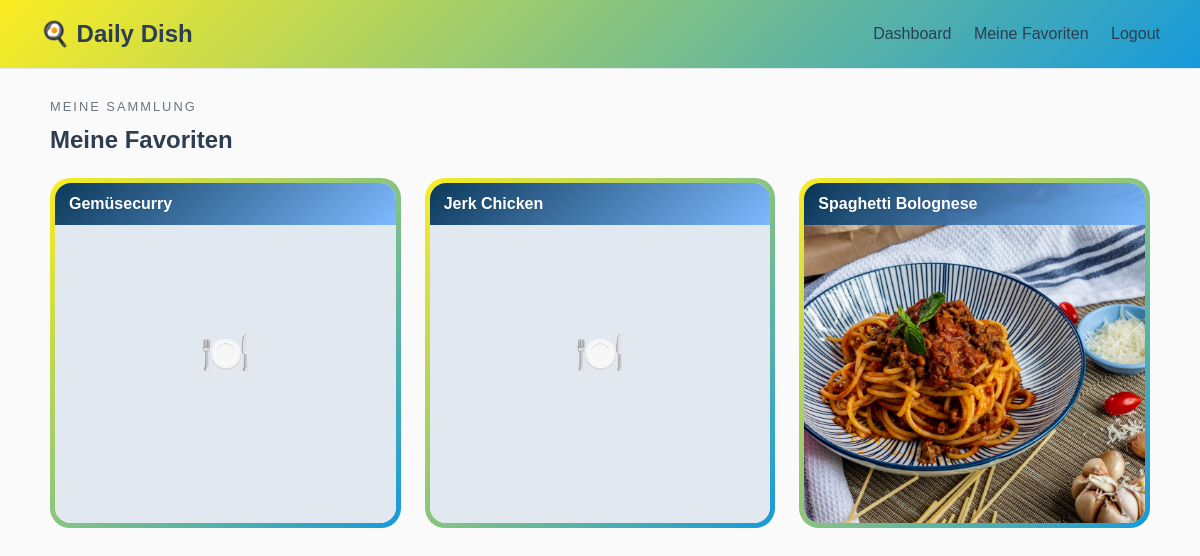
The app's page /favourites (signed in) with its own data.
### models/recipe.py (models this page shows)
class Recipe(Base):
    __tablename__ = "recipes"
    id = Column(Integer, primary_key=True, index=True)
    title = Column(String, nullable=False)
    description = Column(String)
    ingredients = Column(String, nullable=False)
    instructions = Column(String)
    tags = relationship("Tag", secondary="recipe_tags", back_populates="recipes")

### main.py (the view)
@app.get("/favourites")
def favourites_page(request: Request, db: Session = Depends(get_db)):
    user_id = request.cookies.get("user_id")
    if not user_id:
        return RedirectResponse(url="/login", status_code=303)
    try:
        user_id_value = int(user_id)
    except ValueError:
        return RedirectResponse(url="/login", status_code=303)
    user = (
        db.query(User)
        .options(
            selectinload(User.favourite_recipes).selectinload(Recipe.tags)
        )
        .filter(User.id == user_id_value)
        .first()
    )
    if not user:
        return RedirectResponse(url="/login", status_code=303)
    request.state.user = user
    return templates.TemplateResponse(
        request,
        "favourites.html",
        {"request": request, "favourites": user.favourite_recipes},
    )

### templates/favourites.html (shortened to what this page needs)
{% extends "base.html" %}
{% block content %}
<section id="favourites-page" {% if user %}data-user-id="{{ user.id }}"{% endif %}>
    <div class="eyebrow">Meine Sammlung</div>
    <h2 style="margin: 4px 0 24px;">Meine Favoriten</h2>
    {% if favourites %}
    <div class="favourites-grid">
        {% for recipe in favourites %}
        <div class="fav-card-outer"
             id="fav-card-{{ recipe.id }}"
             data-recipe-id="{{ recipe.id }}"
             data-title="{{ recipe.title | e }}"
             data-description="{{ recipe.description | e }}"
             data-ingredients="{{ recipe.ingredients | e }}"
             data-instructions="{{ recipe.instructions | e }}"
             data-tags="{{ recipe.tags | map(attribute='name') | join(',') | e }}">
            <div class="fav-card-inner">
                <div class="flip-card-scene">
                    <div class="flip-card-flipper">
                        <div class="flip-card-front">
                            <div class="fav-card-image">
                                <img src="/static/images/recipes/{{ recipe.id }}.jpg"
                                     onload="this.classList.add('image-loaded')"
                                     onerror="this.classList.add('image-failed')"
                                     alt="{{ recipe.title | e }}">
                                <span class="fav-card-placeholder-icon">&#x1F37D;&#xFE0F;</span>
                                <h3 class="fav-card-title-overlay">{{ recipe.title }}</h3>
                            </div>
                        </div>
                        <div class="flip-card-back">
                            <p>{{ recipe.description }}</p>
                            {% if recipe.tags %}
                            <div>
                                <div class="tag-pill-list">
                                    {% for tag in recipe.tags %}
                                    <span class="tag-pill">{{ tag.name }}</span>
                                    {% endfor %}
                                </div>
                            </div>
                            {% endif %}
                            <div class="flip-card-back-actions">
                                <button class="remove-favourite-button" type="button"
                                        data-recipe-id="{{ recipe.id }}"
                                        onclick="removeFavourite(this)">
                                </button>
                                <button class="fav-card-show-btn" type="button"
                                        onclick="openRecipeModal(this.closest('.fav-card-outer'))">
                                </button>
                            </div>
                        </div>
                    </div>
                </div>
            </div>
        </div>
        {% endfor %}
    </div>
    {% endif %}
</section>
{% endblock %}

### static/css/style.css (style rules this page uses)
body { margin: 0; font-family: Arial, sans-serif; background: #fafafa; color: #2c3e50; }
button { font: inherit; }
.eyebrow { text-transform: uppercase; letter-spacing: 0.16em; color: #6c757d; font-size: 0.8rem; margin-bottom: 12px; }
.favourites-grid { display: grid; grid-template-columns: repeat(auto-fill, minmax(300px, 1fr)); gap: 24px; margin-top: 24px; }
.fav-card-outer { background: linear-gradient(135deg, #fbed22 0%, #169adc 100%); border-radius: 20px; padding: 5px; cursor: pointer; transition: transform 0.2s ease; }
.fav-card-inner { background: #ffffff; border-radius: 16px; height: 340px; overflow: hidden; }
.flip-card-scene { perspective: 1200px; width: 100%; height: 100%; }
.flip-card-flipper { position: relative; width: 100%; height: 100%; transform-style: preserve-3d; transition: transform 0.55s ease; }
.flip-card-front, .flip-card-back { position: absolute; inset: 0; backface-visibility: hidden; -webkit-backface-visibility: hidden; overflow: hidden; display: flex; flex-direction: column; }
.flip-card-front { padding: 0; gap: 0; }
.fav-card-image { position: relative; width: 100%; height: 100%; overflow: hidden; background: #e2e8f0; display: flex; align-items: center; justify-content: center; color: #94a3b8; font-size: 2.5rem; }
.fav-card-image img { position: absolute; inset: 0; width: 100%; height: 100%; object-fit: cover; display: block; }
.fav-card-image img.image-failed ~ .fav-card-placeholder-icon { display: flex; align-items: center; justify-content: center; }
.fav-card-placeholder-icon { position: absolute; inset: 0; display: flex; align-items: center; justify-content: center; background: #e2e8f0; }
.fav-card-title-overlay { position: absolute; top: 0; left: 0; right: 0; padding: 12px 14px; margin: 0; font-size: 1rem; font-weight: 600; background: linear-gradient(135deg, rgba(0, 48, 82, 0.95) 0%, rgba(121, 183, 255, 0.95) 100%); color: #ffffff; white-space: nowrap; overflow: hidden; text-overflow: ellipsis; text-shadow: 0 1px 2px rgba(0, 0, 0, 0.1); }
.flip-card-back { padding: 20px 20px; gap: 8px; transform: rotateY(180deg); background: #f8faff; justify-content: flex-start; overflow-y: auto; }
.flip-card-back p { margin: 0; color: #4a5568; font-size: 0.84rem; line-height: 1.5; overflow: hidden; display: -webkit-box; -webkit-line-clamp: 3; line-clamp: 3; -webkit-box-orient: vertical; }
.flip-card-back-actions { display: flex; gap: 7px; flex-wrap: wrap; margin-top: auto; padding-top: 4px; }
.fav-card-show-btn { display: inline-flex; align-items: center; background: #eff6ff; color: #2563eb; border: 1px solid #2563eb; border-radius: 999px; padding: 5px 13px; font-size: 0.82rem; font-weight: 600; cursor: pointer; font-family: inherit; transition: background 0.18s; }
.remove-favourite-button { align-self: flex-start; display: inline-flex; align-items: center; gap: 6px; background: none; color: #ef4444; border: 1px solid #ef4444; border-radius: 999px; padding: 6px 14px; font-size: 0.85rem; cursor: pointer; transition: color 0.18s, border-color 0.18s; }
.tag-pill-list { display: flex; flex-wrap: wrap; gap: 10px; margin-top: 8px; }
.tag-pill { display: inline-flex; align-items: center; padding: 8px 12px; background: #eef7ff; color: #2e2e2e; border: 1px solid #c9ddff; border-radius: 999px; font-size: 0.95rem; font-weight: 400; cursor: pointer; position: relative; padding-right: 22px; transition: background-color 0.18s ease, color 0.18s ease, border-color 0.18s ease; }
.tag-pill::after { content: "╋"; position: absolute; right: 8px; top: 50%; transform: translateY(-50%); font-size: 0.6em; font-weight: 700; opacity: 0; transition: opacity 0.12s ease; }
.flip-card-back .tag-pill, .example-recipe-content .tag-pill { padding: 5px 18px 5px 9px; font-size: 0.8rem; line-height: 1.2; }

### records on screen
Recipe: title "Gemüsecurry"
Recipe: title "Jerk Chicken"
Recipe: title "Spaghetti Bolognese"
